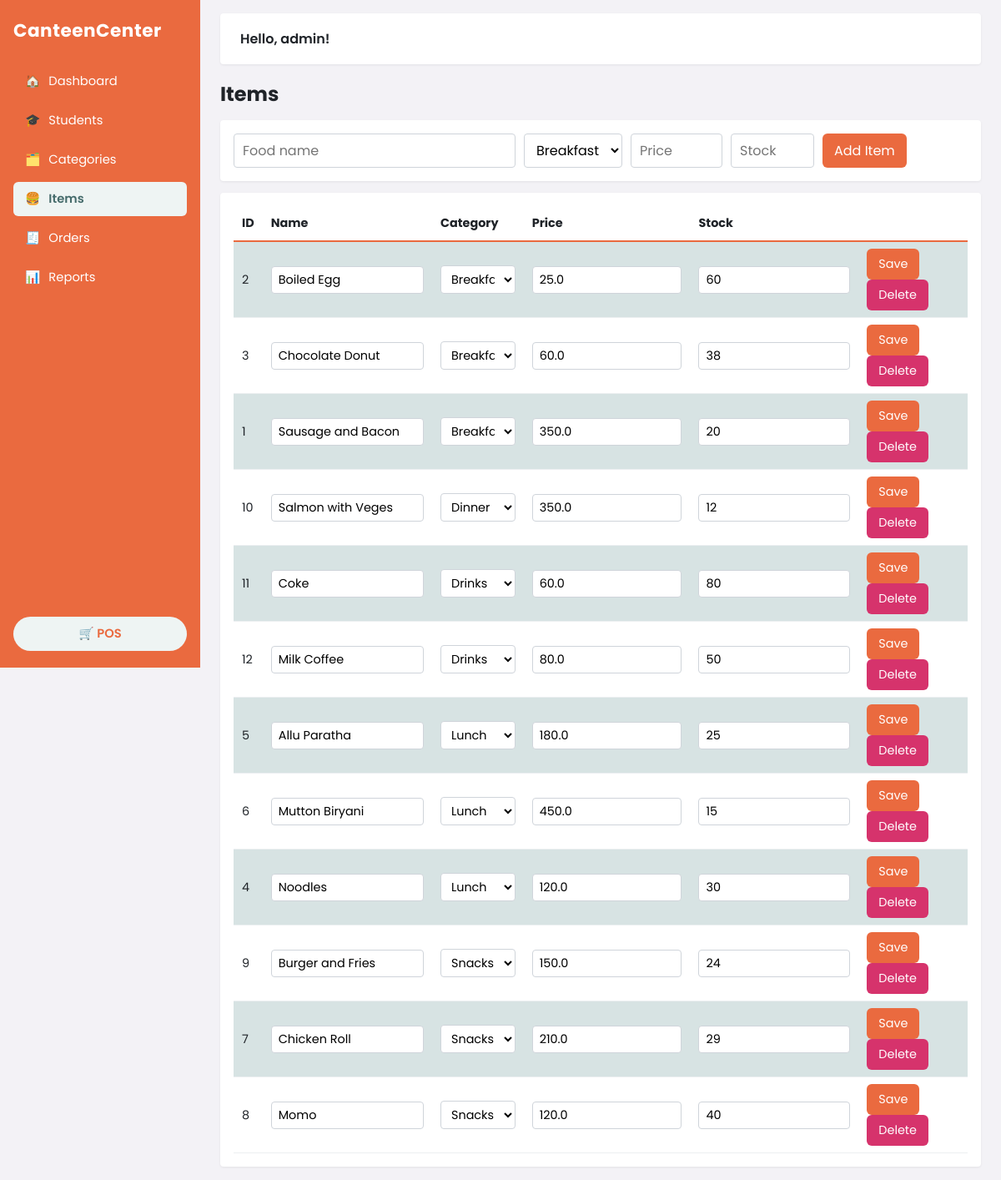
/items, run on the app's committed database.
### tables this page shows
CREATE TABLE food(
  food_id integer primary key autoincrement,
  category_id integer not null references category(category_id),
  food_name text not null,
  price real not null check(price >= 0),
  stock integer not null default 0 check(stock >= 0)
);

### app.py (the view, shortened to what this page needs)
@app.route("/items", methods=["GET", "POST"])
def items():
    rows = q("select f.*, c.category_name from food f join category c using(category_id) order by c.category_name, f.food_name")
    return render_template("items.html", rows=rows, categories=q("select * from category order by category_name"))

### app.py (called while the page is built)
def db():
    if "db" not in g:
        g.db = sqlite3.connect(DB)
        g.db.row_factory = sqlite3.Row
        g.db.execute("pragma foreign_keys=on")
    return g.db

def q(sql, args=(), one=False):
    rows = db().execute(sql, args).fetchall()
    return (rows[0] if rows else None) if one else rows

### templates/items.html
{% extends "base.html" %}
{% block body %}
<h2>Items</h2>
<form method="post" class="row card">
  <input name="name" placeholder="Food name" required>
  <select name="category_id" required>{% for c in categories %}<option value="{{ c.category_id }}">{{ c.category_name }}</option>{% endfor %}</select>
  <input name="price" type="number" step="0.01" min="0" placeholder="Price" required style="width:110px">
  <input name="stock" type="number" min="0" placeholder="Stock" required style="width:100px">
  <button>Add Item</button>
</form>
<div class="card">
<table>
<thead><tr><th>ID</th><th>Name</th><th>Category</th><th>Price</th><th>Stock</th><th></th></tr></thead>
<tbody>
{% for r in rows %}
<tr>
  <td>{{ r.food_id }}</td>
  <td><input form="e{{ r.food_id }}" name="name" value="{{ r.food_name }}" required></td>
  <td><select form="e{{ r.food_id }}" name="category_id">{% for c in categories %}<option value="{{ c.category_id }}" {{ 'selected' if c.category_id==r.category_id }}>{{ c.category_name }}</option>{% endfor %}</select></td>
  <td><input form="e{{ r.food_id }}" name="price" type="number" step="0.01" min="0" value="{{ r.price }}" required></td>
  <td><input form="e{{ r.food_id }}" name="stock" type="number" min="0" value="{{ r.stock }}" required></td>
  <td><form id="e{{ r.food_id }}" method="post" action="{{ url_for('item_edit', i=r.food_id) }}"></form>
  <button form="e{{ r.food_id }}">Save</button>
  <form method="post" action="{{ url_for('item_delete', i=r.food_id) }}" onsubmit="return confirm('Delete item?')"><button class="danger">Delete</button></form></td>
</tr>
{% endfor %}
</tbody>
</table>
</div>
{% endblock %}

### templates/base.html (shortened to what this page needs)
<!doctype html>
<html lang="en">
<head>
<link rel="stylesheet" href="{{ url_for('static', filename='style.css') }}">
</head>
<body>
{% set nav = [('dashboard','🏠','Dashboard'),('students','🎓','Students'),('categories','🗂️','Categories'),('items','🍔','Items'),('orders','🧾','Orders'),('reports','📊','Reports')] %}
<aside>
<h1>CanteenCenter</h1>
{% for ep,ic,label in nav %}<a href="{{ url_for(ep) }}" class="{{ 'on' if request.endpoint==ep }}"><span>{{ ic }}</span>{{ label }}</a>{% endfor %}
<a href="{{ url_for('pos') }}" class="pos {{ 'on' if request.endpoint=='pos' }}">🛒 POS</a>
</aside>
<main>
<div class="top">Hello, admin!</div>
{% block body %}{% endblock %}
</main>
</body>
</html>

### static/style.css (style rules this page uses)
:root { --o:#ea6a3f;--o2:#d4572d;--bg:#f3f2f6;--ink:#1f2328;--mut:#6b7280;--teal:#456b6b;--card:#fff;--ok:#2f9e44;--err:#d6336c }
* { box-sizing:border-box }
body { margin:0;font-family:Poppins,system-ui,sans-serif;background:var(--bg);color:var(--ink);display:flex;min-height:100vh }
aside { width:240px;background:var(--o);color:#fff;padding:20px 16px;position:sticky;top:0;height:100vh;display:flex;flex-direction:column;gap:6px }
aside h1 { font-size:1.35rem;margin:0 0 18px;letter-spacing:.5px }
aside a { color:#fff;text-decoration:none;padding:10px 14px;border-radius:6px;font-size:.92rem;display:flex;gap:10px;align-items:center }
aside a.on { background:#eef4f3;color:var(--teal);font-weight:600 }
aside .pos { margin-top:auto;background:#eef4f3;color:var(--o);border-radius:24px;font-weight:600;justify-content:center }
main { flex:1;padding:16px 24px;min-width:0 }
.top { background:#fff;padding:18px 24px;border-radius:4px;font-weight:600;margin-bottom:18px;box-shadow:0 1px 3px #0001 }
h2 { margin:6px 0 14px }
.card { background:var(--card);padding:16px;border-radius:4px;box-shadow:0 1px 3px #0001 }
select,input { font:inherit;padding:7px 10px;border:1px solid #cfd4da;border-radius:4px;background:#fff }
button,.btn { font:inherit;padding:8px 14px;border:0;border-radius:6px;background:var(--o);color:#fff;cursor:pointer;text-decoration:none;display:inline-block }
button.danger { background:var(--err) }
table { width:100%;border-collapse:collapse;font-size:.9rem }
th { text-align:left;padding:10px;border-bottom:2px solid var(--o) }
td { padding:8px 10px;border-bottom:1px solid #eceff1;vertical-align:middle }
tbody tr:nth-child(odd) { background:#d7e3e3 }
tbody tr:nth-child(even) { background:#fff }
td form { display:inline }
td input,td select { padding:5px 8px;width:100% }
td form { margin:0 }
.row { display:flex;gap:10px;flex-wrap:wrap;align-items:center;margin-bottom:14px }

### data on the page
food: food_id "2", name "Boiled Egg", price "25.0", stock "60"
food: food_id "3", name "Chocolate Donut", price "60.0", stock "38"
food: food_id "1", name "Sausage and Bacon", price "350.0", stock "20"
food: food_id "10", name "Salmon with Veges", price "350.0", stock "12"
food: food_id "11", name "Coke", price "60.0", stock "80"
food: food_id "12", name "Milk Coffee", price "80.0", stock "50"
food: food_id "5", name "Allu Paratha", price "180.0", stock "25"
food: food_id "6", name "Mutton Biryani", price "450.0", stock "15"
food: food_id "4", name "Noodles", price "120.0", stock "30"
food: food_id "9", name "Burger and Fries", price "150.0", stock "24"
food: food_id "7", name "Chicken Roll", price "210.0", stock "29"
food: food_id "8", name "Momo", price "120.0", stock "40"

### other printed values
{{ ic }} "🏠" "🎓" "🗂️" "🍔" "🧾" "📊"
{{ label }} "Dashboard" "Students" "Categories" "Items" "Orders" "Reports"
form field category_id "Breakfast"
form field category_id "Dinner"
form field category_id "Drinks"
form field category_id "Lunch"
form field category_id "Snacks"
